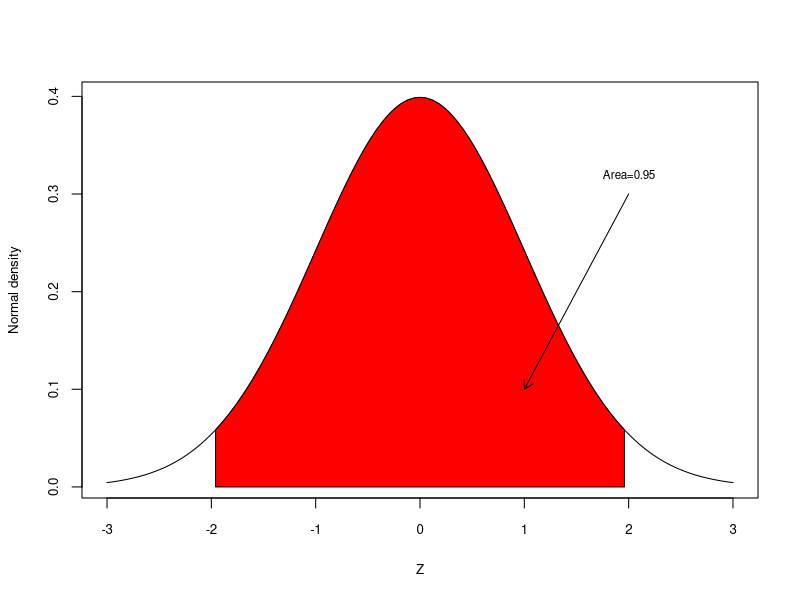
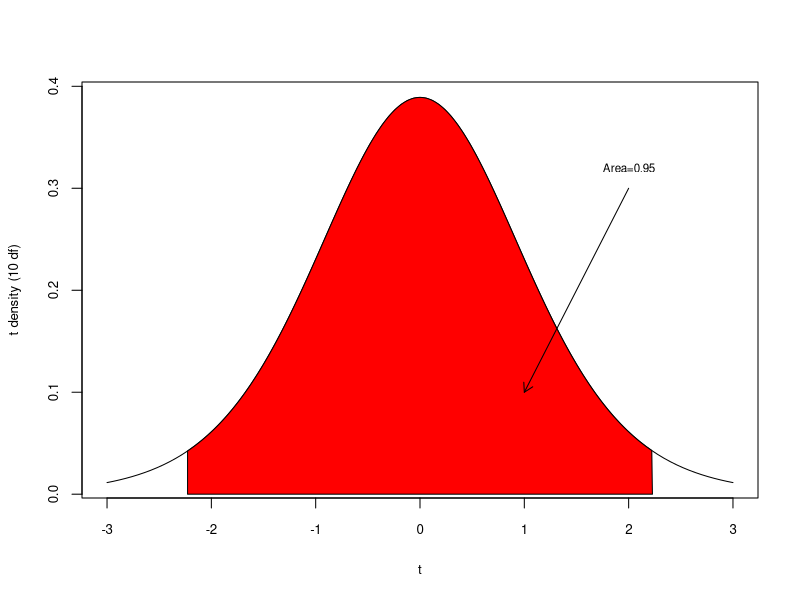
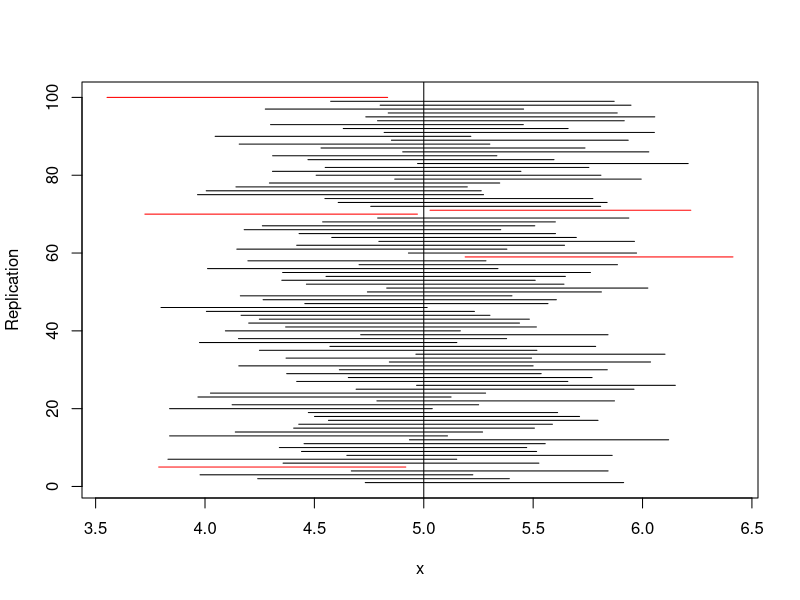
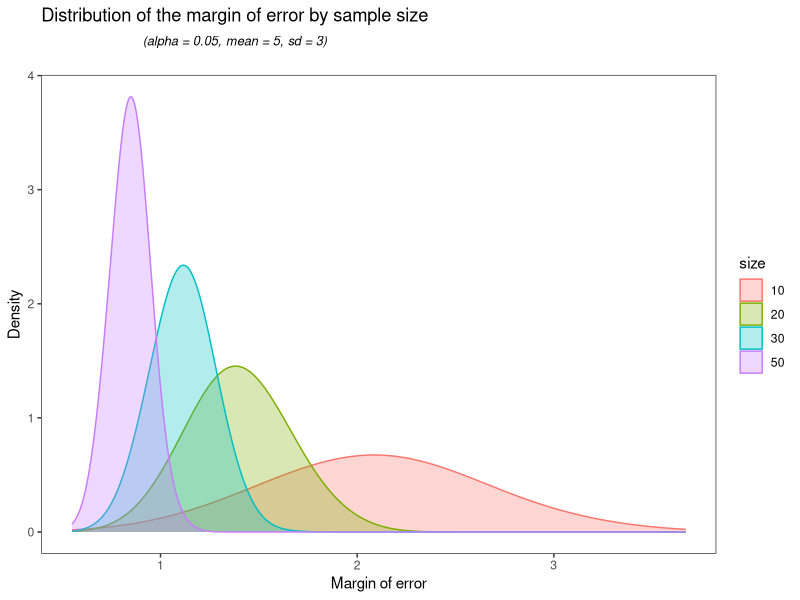
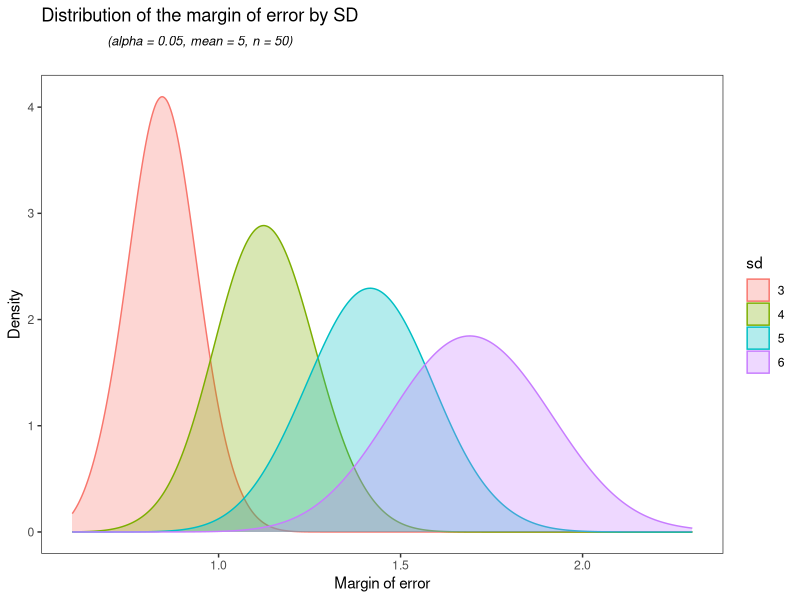
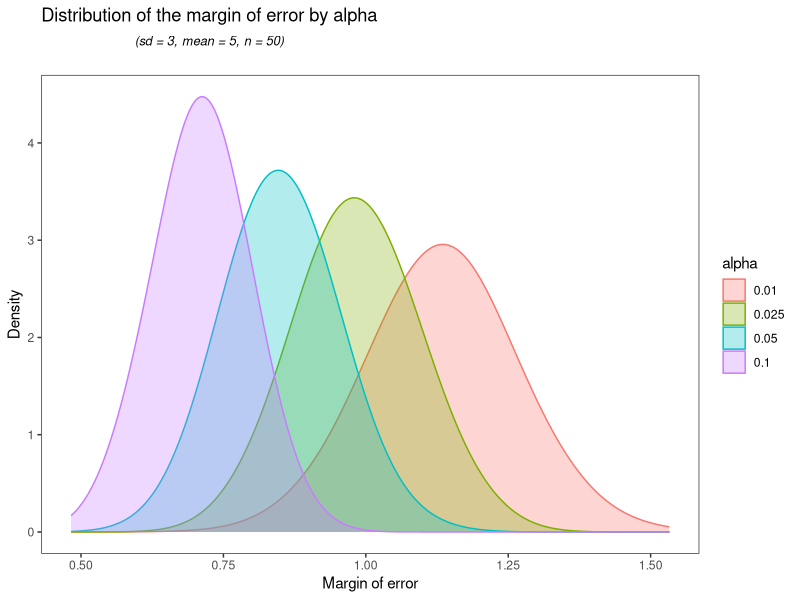

These figures' R source, in order:
## ---- chunk 1
# draw the normal curve
curve(dnorm(x,0,1), xlim=c(-3,3), cex.axis=0.8, cex.lab=0.8,xlab="Z", ylab = "Normal density")

# define shaded region
from.z <- -1.96
to.z <- 1.96
 
S.x  <- c(from.z, seq(from.z, to.z, 0.01), to.z)
S.y  <- c(0, dnorm(seq(from.z, to.z, 0.01)), 0)
polygon(S.x,S.y, col="red")

arrows(x0=2, y0= 0.3, x1=1, y1=0.1, length = 0.1)
text(2,0.32,"Area=0.95", cex = 0.7)
## ---- chunk 2
# degrees of fredom
df=10
# draw the normal curve
curve(dt(x,df=df), xlim=c(-3,3), cex.axis=0.8, cex.lab=0.8, xlab = "t", ylab = paste("t density (",df," df)", sep=""))
 
# define shaded region
from.z <- qt(0.025,df=df)
to.z <- qt(0.975,df=df)
 
S.x  <- c(from.z, seq(from.z, to.z, 0.01), to.z)
S.y  <- c(0, dt(seq(from.z, to.z, 0.01),df=df), 0)
polygon(S.x,S.y, col="red")

arrows(x0=2, y0= 0.3, x1=1, y1=0.1, length = 0.1)
text(2,0.32,"Area=0.95", cex = 0.7)
## ---- chunk 3
my.ci <- function(n=100,alpha=0.05,mu=5,sd=3){
  x <- rnorm(n=n,mean=mu,sd=sd)
  mean.x = mean(x)
  se.x   = sqrt(var(x)/n)
  error <- qt(1-alpha/2,df=n-1)*se.x
  lower <- mean.x - error
  upper <- mean.x + error
  return(c(mean.x,lower,upper))
}

n=100
mu=5

data<- my.ci()
for (i in 1:(n-1)){
  data <- rbind(data,my.ci())
}

plot(data[,1], 1:nrow(data), xlim=range(data[,c(2,3)]), type='n', xlab="x", ylab="Replication")
abline(v=mu)
for (i in 1:nrow(data)){
 cover <- data[i,2]<mu & mu<data[i,3]
 color <- if (cover) {"black"} else{"red"}
 segments(data[i,2], i, data[i,3], i, col = color)
}
## ---- chunk 4
density.plot <- function(n,alpha,mu,sd){
  all.data <- NULL
  for (i in 1:length(n)){
    data<- lapply(1:1000,FUN= function(j) my.ci(n=n[i],alpha=alpha,mu=mu,sd=sd))
    data <- data.frame(do.call(rbind, data))
    data$error <- data[,3]-data[,1]
    data$size  <- paste(n[i])
    all.data <- rbind(all.data,data)
  } # end for loop 
  
  plot.title <- "Distribution of the margin of error by sample size"
  plot.subtitle <- paste("(alpha = ",alpha, ", mean = ", mu,", sd = ",sd,")",sep="")
    
  library(ggplot2)
  p <- ggplot(all.data, aes(x=error)) 
  p <- p + geom_density(aes(group=size, colour=size, fill=size), alpha=0.3, adjust=3)
  p <- p + xlab("Margin of error") + ylab("Density") + theme_bw()
  p <- p + ggtitle(bquote(atop(.(plot.title), atop(italic(.(plot.subtitle)), "")))) 
  p <- p + theme(panel.grid.major = element_blank() , panel.grid.minor = element_blank()) 
  p
}

density.plot(n=c(10,20,30,50),alpha=0.05,mu=5,sd=3)
## ---- chunk 5
density.plot <- function(n,alpha,mu,sd){
  all.data <- NULL
  for (i in 1:length(sd)){
    data<- lapply(1:1000,FUN= function(j) my.ci(n=n,alpha=alpha,mu=mu,sd=sd[i]))
    data <- data.frame(do.call(rbind, data))
    data$error <- data[,3]-data[,1]
    data$sd  <- paste(sd[i])
    all.data <- rbind(all.data,data)
  } # end for loop 
  
  plot.title <- "Distribution of the margin of error by SD"
  plot.subtitle <- paste("(alpha = ",alpha, ", mean = ", mu,", n = ",n,")",sep="")
  
  library(ggplot2)
  p <- ggplot(all.data, aes(x=error)) 
  p <- p + geom_density(aes(group=sd, colour=sd, fill=sd), alpha=0.3, adjust=3)
  p <- p + xlab("Margin of error") + ylab("Density") 
  p <- p + ggtitle(bquote(atop(.(plot.title), atop(italic(.(plot.subtitle)), "")))) 
  p <- p + theme_bw()
  p <- p + theme(panel.grid.major = element_blank() , panel.grid.minor = element_blank()) 

  p
}

density.plot(n=50,alpha=0.05,mu=5,sd=c(3,4,5,6))
## ---- chunk 6
density.plot <- function(n,alpha,mu,sd){
  all.data <- NULL
  for (i in 1:length(alpha)){
    data<- lapply(1:1000,FUN= function(j) my.ci(n=n,alpha=alpha[i],mu=mu,sd=sd))
    data <- data.frame(do.call(rbind, data))
    data$error <- data[,3]-data[,1]
    data$alpha  <- paste(alpha[i])
    all.data <- rbind(all.data,data)
  } # end for loop 
  
  plot.title <- "Distribution of the margin of error by alpha"
  plot.subtitle <- paste("(sd = ",sd, ", mean = ", mu,", n = ",n,")",sep="")
  
  library(ggplot2)
  p <- ggplot(all.data, aes(x=error)) 
  p <- p + geom_density(aes(group=alpha, colour=alpha, fill=alpha), alpha=0.3, adjust=3)
  p <- p + xlab("Margin of error") + ylab("Density") 
  p <- p + ggtitle(bquote(atop(.(plot.title), atop(italic(.(plot.subtitle)), "")))) 
  p <- p + theme_bw()
  p <- p + theme(panel.grid.major = element_blank() , panel.grid.minor = element_blank()) 

  p
}

density.plot(n=50,alpha=c(0.01,0.025,0.05,0.1),mu=5,sd=3)
## ---- chunk 7

#----------------------------------
#  Setting 1
#----------------------------------

# input salaries
salaries <-c(94617,70606, 47594, 27026, 11078, 38898, 45033, 87151, 120514,40000)
n=length(salaries)  # sample size

# calculate mean salary
mean.salary <- mean(salaries)
mean.salary
## ---- chunk 8
# 95% CI
#---------------- 

# significance level for 95% CI
alpha <- 0.05  
  
# calculate standard error of mean salary
se.mean.salary <- 30000/sqrt(n)

# calculate the margin of error for the 95% CI
error.margin <- abs(qnorm(alpha/2))*se.mean.salary

# calculate 95% CI
ci <- mean.salary + c(-error.margin, error.margin)
ci
## ---- chunk 9
# 90% CI
#---------------- 

# alpha <- ??
# se.mean.salary <- ??
# error.margin <- abs(qnorm(alpha/2))*se.mean.salary
# ci  <- mean.salary + c(-error.margin, error.margin)
# ci

## ---- chunk 10
#----------------------------------
#  Setting 2
#----------------------------------
# input salaries
salaries <-c(94617,70606, 47594, 27026, 11078, 38898, 45033, 87151, 120514,40000)
n=length(salaries)  # sample size

# calculate mean salary
mean.salary <- mean(salaries)
mean.salary
## ---- chunk 11
# 95% CI
#---------------- 

# significance level for 95% CI
alpha <- 0.05  
  
# calculate standard error of mean salary
# se.mean.salary <- ??

# calculate the margin of error for the 95% CI
# error.margin <- abs(qt(alpha/2, df=n-1))*se.mean.salary
# calculate 95% CI
# ci <- mean.salary + c(-error.margin, error.margin)
# ci
## ---- chunk 12
# 90% CI
#---------------- 
# alpha <- ??
# se.mean.salary <- ??
# error.margin <- ??
# ci <- mean.salary + c(-error.margin, error.margin)
# ci
